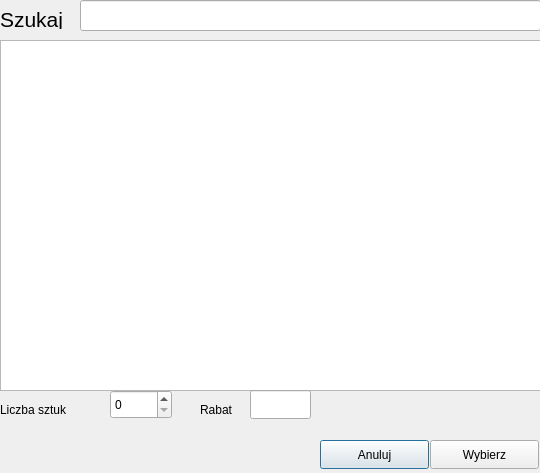
<?xml version="1.0" encoding="UTF-8"?>
<ui version="4.0">
 <class>Dialog</class>
 <widget class="QDialog" name="Dialog">
  <property name="geometry">
   <rect>
    <x>0</x>
    <y>0</y>
    <width>540</width>
    <height>473</height>
   </rect>
  </property>
  <property name="windowTitle">
   <string>Wybierz produkt</string>
  </property>
  <widget class="QTableView" name="wybierz_produkt_tableView">
   <property name="geometry">
    <rect>
     <x>0</x>
     <y>40</y>
     <width>541</width>
     <height>351</height>
    </rect>
   </property>
   <property name="minimumSize">
    <size>
     <width>541</width>
     <height>351</height>
    </size>
   </property>
   <property name="maximumSize">
    <size>
     <width>541</width>
     <height>351</height>
    </size>
   </property>
  </widget>
  <widget class="QLabel" name="szukaj_label">
   <property name="geometry">
    <rect>
     <x>0</x>
     <y>10</y>
     <width>81</width>
     <height>19</height>
    </rect>
   </property>
   <property name="font">
    <font>
     <family>Arial</family>
     <pointsize>16</pointsize>
    </font>
   </property>
   <property name="text">
    <string>Szukaj</string>
   </property>
  </widget>
  <widget class="QLineEdit" name="szukaj_lineEdit">
   <property name="geometry">
    <rect>
     <x>80</x>
     <y>0</y>
     <width>461</width>
     <height>31</height>
    </rect>
   </property>
  </widget>
  <widget class="QPushButton" name="anuluj_pushButton">
   <property name="geometry">
    <rect>
     <x>320</x>
     <y>440</y>
     <width>109</width>
     <height>29</height>
    </rect>
   </property>
   <property name="text">
    <string>Anuluj</string>
   </property>
  </widget>
  <widget class="QPushButton" name="wybierz_pushButton">
   <property name="geometry">
    <rect>
     <x>430</x>
     <y>440</y>
     <width>109</width>
     <height>29</height>
    </rect>
   </property>
   <property name="text">
    <string>Wybierz</string>
   </property>
  </widget>
  <widget class="QLabel" name="liczba_sztuk_label">
   <property name="geometry">
    <rect>
     <x>0</x>
     <y>400</y>
     <width>101</width>
     <height>19</height>
    </rect>
   </property>
   <property name="text">
    <string>Liczba sztuk</string>
   </property>
  </widget>
  <widget class="QSpinBox" name="liczba_sztuk_spinBox">
   <property name="geometry">
    <rect>
     <x>110</x>
     <y>390</y>
     <width>62</width>
     <height>29</height>
    </rect>
   </property>
  </widget>
  <widget class="QLabel" name="label">
   <property name="geometry">
    <rect>
     <x>200</x>
     <y>400</y>
     <width>51</width>
     <height>19</height>
    </rect>
   </property>
   <property name="text">
    <string>Rabat</string>
   </property>
  </widget>
  <widget class="QLineEdit" name="lineEdit">
   <property name="geometry">
    <rect>
     <x>250</x>
     <y>390</y>
     <width>61</width>
     <height>29</height>
    </rect>
   </property>
   <property name="minimumSize">
    <size>
     <width>0</width>
     <height>29</height>
    </size>
   </property>
   <property name="maximumSize">
    <size>
     <width>16777215</width>
     <height>29</height>
    </size>
   </property>
  </widget>
 </widget>
 <tabstops>
  <tabstop>szukaj_lineEdit</tabstop>
  <tabstop>wybierz_produkt_tableView</tabstop>
  <tabstop>liczba_sztuk_spinBox</tabstop>
  <tabstop>lineEdit</tabstop>
  <tabstop>anuluj_pushButton</tabstop>
  <tabstop>wybierz_pushButton</tabstop>
 </tabstops>
 <resources/>
 <connections/>
</ui>
